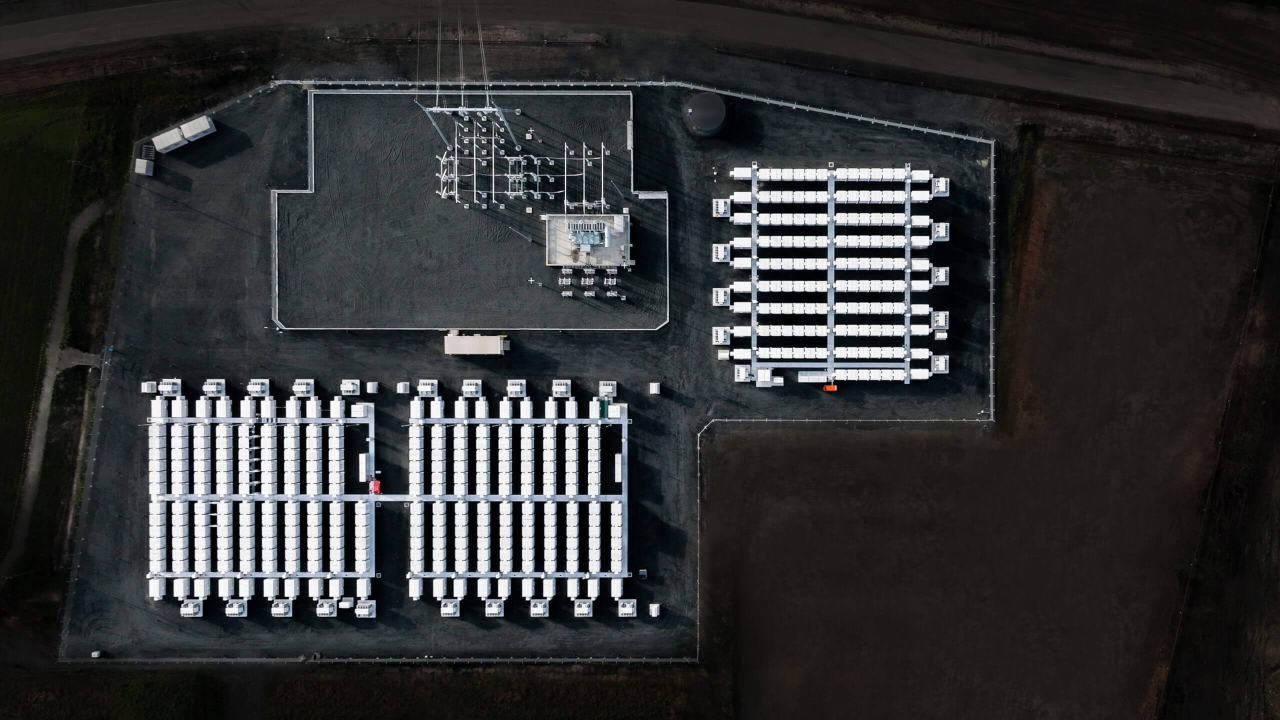
#> input picture buyer-board-layout/assets/examples/sa-images/mulilo_site_real.jpg, 2560 x 1439 px (shown at 1/2 size)
$ python -i image_layout_utils.py   (imports and definitions only)
#> lines starting #> are read from the running program, lines starting #| are printed output that depends on the picture
#> further down, picture is the input picture: PIL image 2560x1439 RGB; mean R, G, B 50, 50.7, 51.6
from __future__ import annotations

from dataclasses import dataclass
from pathlib import Path

from PIL import Image, ImageChops, ImageFilter, ImageStat


TARGET_RENDER_WIDTH = 1600
MIN_RETENTION_FOR_HARD_CROP = 0.6
MAX_UPSCALE_FOR_HARD_CROP = 2.4
FOREGROUND_PADDING_RATIO = 0.06


@dataclass
class PreparedAsset:
    output_path: Path
    mode: str
    retention: float
    upscale: float
    notes: str


# [24 lines left out: function normalize_image, not called in this run]


def trim_uniform_border(image: Image.Image, tolerance: int = 12) -> Image.Image:
#> called with tolerance = 12
    rgba = image.convert("RGBA")
    bg = Image.new("RGBA", rgba.size, rgba.getpixel((0, 0)))
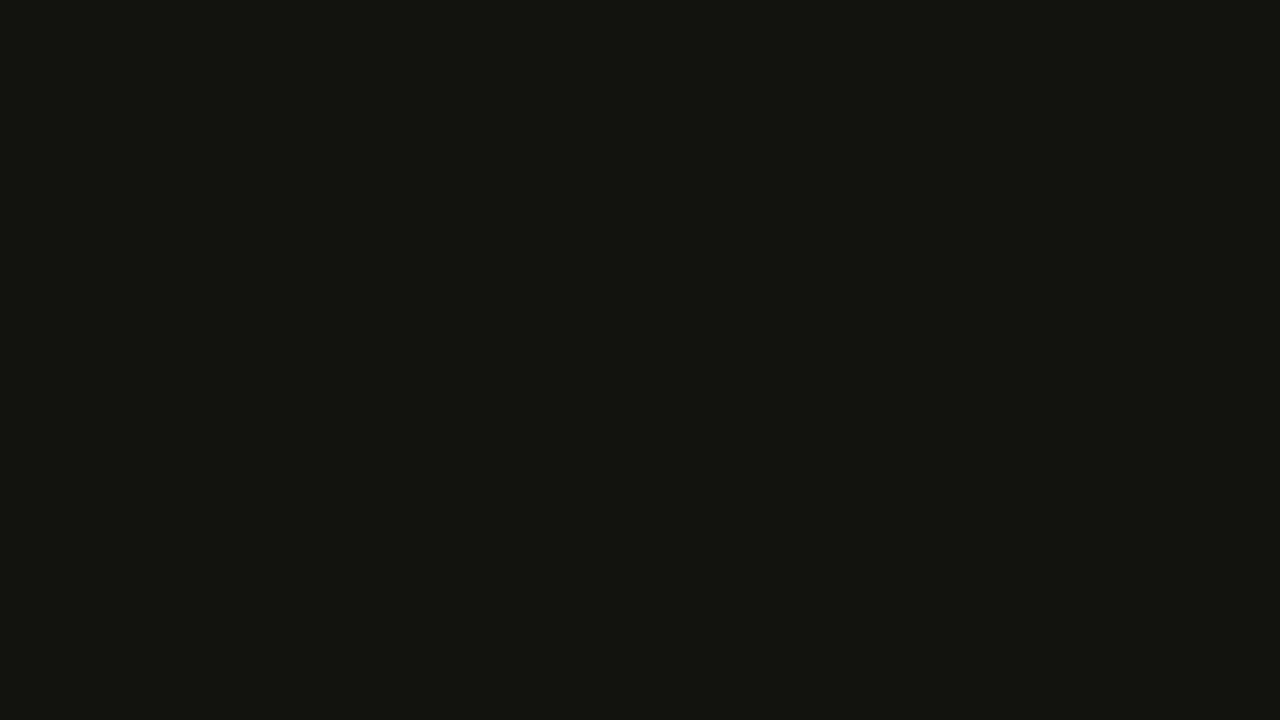
#> bg: PIL image 2560x1439 RGBA (shown at 1/2 size); mean R, G, B, A 18, 19, 14, 255
    diff = ImageChops.difference(rgba, bg)
    diff = ImageChops.add(diff, diff, 2.0, -tolerance)
    bbox = diff.getbbox()
#> bbox = None
    return rgba.crop(bbox) if bbox else rgba


def fit_size(src_width: int, src_height: int, box_width: int, box_height: int) -> tuple[int, int]:
    ratio = min(box_width / src_width, box_height / src_height)
    return max(1, int(src_width * ratio)), max(1, int(src_height * ratio))


# [151 lines left out: functions white_ratio, crop_score, smart_crop_box, render_size_for_ratio, prepare_site_image, prepare_logo_image, not called in this run]


class ImageEnhanceSafe:
    # [5 lines left out: function apply_dim, not called in this run]

>>> from PIL import Image
>>> picture = Image.open('../assets/examples/sa-images/mulilo_site_real.jpg')
>>> result = trim_uniform_border(picture)
